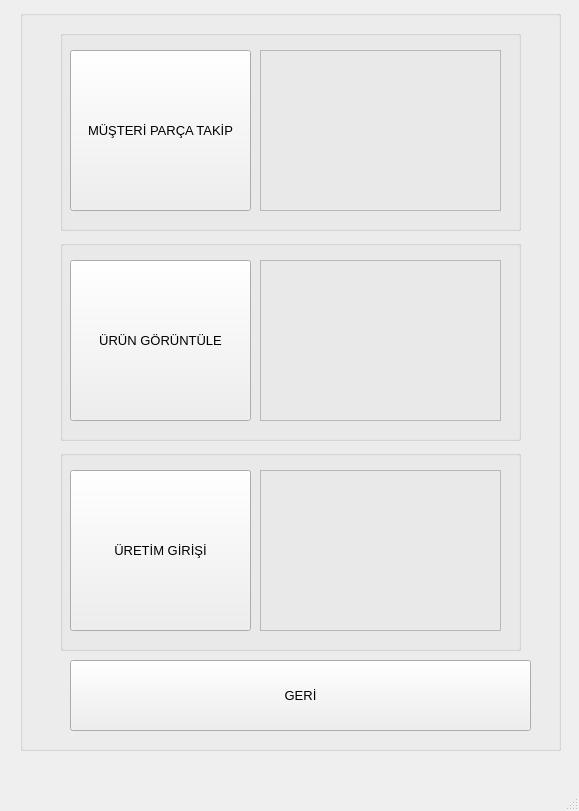
<?xml version="1.0" encoding="UTF-8"?>
<ui version="4.0">
 <class>ProductionPageCls</class>
 <widget class="QMainWindow" name="ProductionPageCls">
  <property name="geometry">
   <rect>
    <x>0</x>
    <y>0</y>
    <width>579</width>
    <height>811</height>
   </rect>
  </property>
  <property name="windowTitle">
   <string>MainWindow</string>
  </property>
  <property name="styleSheet">
   <string notr="true"/>
  </property>
  <widget class="QWidget" name="centralwidget">
   <widget class="QGroupBox" name="groupBox">
    <property name="geometry">
     <rect>
      <x>20</x>
      <y>10</y>
      <width>541</width>
      <height>741</height>
     </rect>
    </property>
    <property name="font">
     <font>
      <pointsize>10</pointsize>
     </font>
    </property>
    <property name="styleSheet">
     <string notr="true"/>
    </property>
    <property name="title">
     <string/>
    </property>
    <widget class="QPushButton" name="pushButtonReturn">
     <property name="geometry">
      <rect>
       <x>50</x>
       <y>650</y>
       <width>461</width>
       <height>71</height>
      </rect>
     </property>
     <property name="font">
      <font>
       <pointsize>10</pointsize>
      </font>
     </property>
     <property name="text">
      <string>GERİ</string>
     </property>
    </widget>
    <widget class="QGroupBox" name="groupBox_2">
     <property name="geometry">
      <rect>
       <x>40</x>
       <y>20</y>
       <width>461</width>
       <height>201</height>
      </rect>
     </property>
     <property name="font">
      <font>
       <pointsize>10</pointsize>
      </font>
     </property>
     <property name="title">
      <string/>
     </property>
     <widget class="QPushButton" name="pushButtonPartTrack">
      <property name="geometry">
       <rect>
        <x>10</x>
        <y>20</y>
        <width>181</width>
        <height>161</height>
       </rect>
      </property>
      <property name="font">
       <font>
        <pointsize>10</pointsize>
       </font>
      </property>
      <property name="text">
       <string>MÜŞTERİ PARÇA TAKİP</string>
      </property>
     </widget>
     <widget class="QFrame" name="frame">
      <property name="geometry">
       <rect>
        <x>200</x>
        <y>20</y>
        <width>241</width>
        <height>161</height>
       </rect>
      </property>
      <property name="font">
       <font>
        <pointsize>10</pointsize>
       </font>
      </property>
      <property name="styleSheet">
       <string notr="true">image: url(:/new/prefix1/images/ProductionTrackingPage.png);</string>
      </property>
      <property name="frameShape">
       <enum>QFrame::StyledPanel</enum>
      </property>
      <property name="frameShadow">
       <enum>QFrame::Raised</enum>
      </property>
     </widget>
    </widget>
    <widget class="QGroupBox" name="groupBox_3">
     <property name="geometry">
      <rect>
       <x>40</x>
       <y>230</y>
       <width>461</width>
       <height>201</height>
      </rect>
     </property>
     <property name="font">
      <font>
       <pointsize>10</pointsize>
      </font>
     </property>
     <property name="title">
      <string/>
     </property>
     <widget class="QPushButton" name="pushButtonBranding">
      <property name="geometry">
       <rect>
        <x>10</x>
        <y>20</y>
        <width>181</width>
        <height>161</height>
       </rect>
      </property>
      <property name="font">
       <font>
        <pointsize>10</pointsize>
       </font>
      </property>
      <property name="text">
       <string>ÜRÜN GÖRÜNTÜLE</string>
      </property>
     </widget>
     <widget class="QFrame" name="frame_2">
      <property name="geometry">
       <rect>
        <x>200</x>
        <y>20</y>
        <width>241</width>
        <height>161</height>
       </rect>
      </property>
      <property name="font">
       <font>
        <pointsize>10</pointsize>
       </font>
      </property>
      <property name="styleSheet">
       <string notr="true">image: url(:/new/prefix1/images/stamp.jpg);</string>
      </property>
      <property name="frameShape">
       <enum>QFrame::StyledPanel</enum>
      </property>
      <property name="frameShadow">
       <enum>QFrame::Raised</enum>
      </property>
     </widget>
    </widget>
    <widget class="QGroupBox" name="groupBox_4">
     <property name="geometry">
      <rect>
       <x>40</x>
       <y>440</y>
       <width>461</width>
       <height>201</height>
      </rect>
     </property>
     <property name="font">
      <font>
       <pointsize>10</pointsize>
      </font>
     </property>
     <property name="title">
      <string/>
     </property>
     <widget class="QPushButton" name="pushButtonProdEntry">
      <property name="geometry">
       <rect>
        <x>10</x>
        <y>20</y>
        <width>181</width>
        <height>161</height>
       </rect>
      </property>
      <property name="font">
       <font>
        <pointsize>10</pointsize>
       </font>
      </property>
      <property name="text">
       <string>ÜRETİM GİRİŞİ</string>
      </property>
     </widget>
     <widget class="QFrame" name="frame_3">
      <property name="geometry">
       <rect>
        <x>200</x>
        <y>20</y>
        <width>241</width>
        <height>161</height>
       </rect>
      </property>
      <property name="font">
       <font>
        <pointsize>10</pointsize>
       </font>
      </property>
      <property name="styleSheet">
       <string notr="true">image: url(:/new/prefix1/images/productionEntryPage.jpg);</string>
      </property>
      <property name="frameShape">
       <enum>QFrame::StyledPanel</enum>
      </property>
      <property name="frameShadow">
       <enum>QFrame::Raised</enum>
      </property>
     </widget>
    </widget>
   </widget>
  </widget>
  <widget class="QMenuBar" name="menubar">
   <property name="geometry">
    <rect>
     <x>0</x>
     <y>0</y>
     <width>579</width>
     <height>21</height>
    </rect>
   </property>
  </widget>
  <widget class="QStatusBar" name="statusbar"/>
 </widget>
 <resources/>
 <connections/>
</ui>
